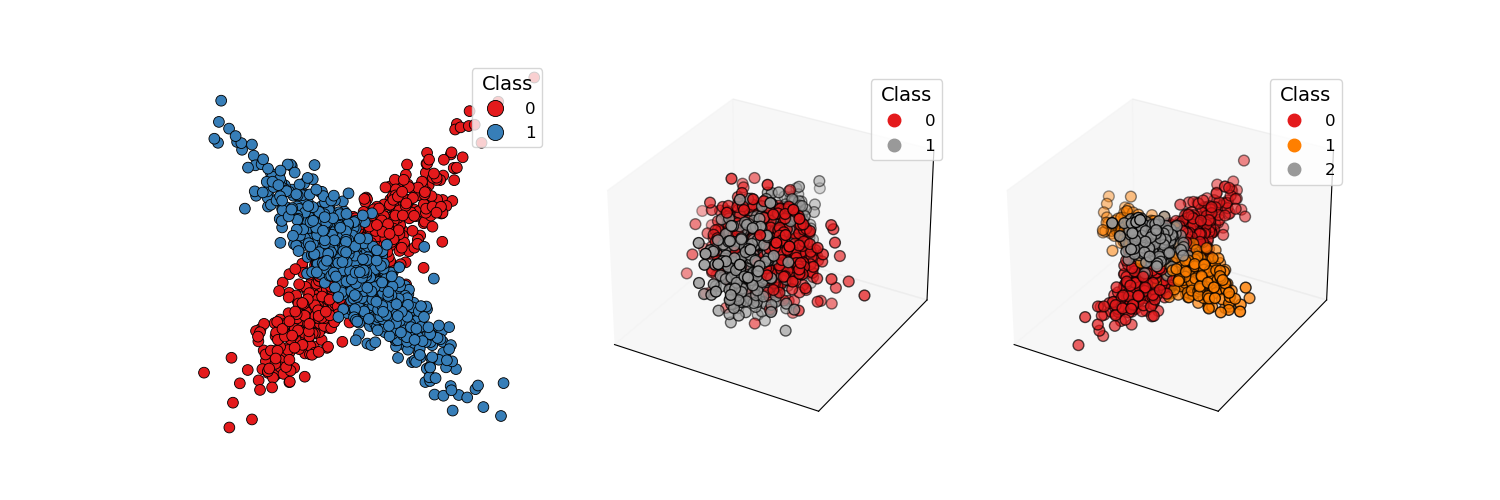

Source code (Python):
import numpy as np
import matplotlib.pyplot as plt
import seaborn as sns
from mpl_toolkits.mplot3d import Axes3D

###############################################################################
# 1. Data Generation Functions
###############################################################################

def generate_2d_dataset(n_samples=1500, random_state=42, width=1.0):
    """
    Generate a 2D synthetic dataset with two classes roughly on lines y=x and y=-x.
    """
    np.random.seed(random_state)
    n_samples_per_class = n_samples // 2

    # Class 1: points around y = x
    t1 = np.random.normal(0, width, n_samples_per_class)
    x1 = t1
    y1 = t1 + np.random.normal(0, 0.5 * width, n_samples_per_class)
    X_class1 = np.vstack((x1, y1)).T

    # Class 2: points around y = -x
    t2 = np.random.normal(0, width, n_samples_per_class)
    x2 = t2
    y2 = -t2 + np.random.normal(0, 0.5 * width, n_samples_per_class)
    X_class2 = np.vstack((x2, y2)).T

    # Combine and label
    X = np.vstack((X_class1, X_class2))
    y = np.array([0] * n_samples_per_class + [1] * n_samples_per_class)

    return X, y

def generate_3d_dataset(n_samples=1500, random_state=42, width=1.0):
    """
    Generate a 3D synthetic dataset with two classes, each distributed along different axes.
    """
    np.random.seed(random_state)
    n_samples_per_class = n_samples // 2

    # Class 1: along x-axis (with some noise)
    x1 = np.random.normal(0, width, n_samples_per_class)
    y1 = np.random.normal(0, 0.5 * width, n_samples_per_class)
    z1 = np.random.normal(0, 0.5 * width, n_samples_per_class)
    X_class1 = np.vstack((x1, y1, z1)).T

    # Class 2: along y-axis (with some noise)
    x2 = np.random.normal(0, 0.5 * width, n_samples_per_class)
    y2 = np.random.normal(0, width, n_samples_per_class)
    z2 = np.random.normal(0, 0.5 * width, n_samples_per_class)
    X_class2 = np.vstack((x2, y2, z2)).T

    # Combine and label
    X = np.vstack((X_class1, X_class2))
    y = np.array([0] * n_samples_per_class + [1] * n_samples_per_class)

    return X, y

def generate_orthogonal_vectors():
    """
    Generate three mutually orthogonal vectors using a Gram-Schmidt-like process.
    """
    np.random.seed(42)
    v1 = np.random.rand(3)
    v1 /= np.linalg.norm(v1)

    v2 = np.random.rand(3)
    v2 -= v1 * np.dot(v2, v1)
    v2 /= np.linalg.norm(v2)

    v3 = np.random.rand(3)
    v3 -= (v1 * np.dot(v3, v1) + v2 * np.dot(v3, v2))
    v3 /= np.linalg.norm(v3)

    return v1, v2, v3

def generate_3d_3c_dataset(n_samples=3000, random_state=42, width=1.0):
    """
    Generate a 3D synthetic dataset with three classes along three orthogonal directions.
    """
    np.random.seed(random_state)
    n_samples_per_class = n_samples // 3

    # Get three orthogonal vectors
    v1, v2, v3 = generate_orthogonal_vectors()

    # Class 1 along v1
    t1 = np.random.normal(0, width, n_samples_per_class)
    X_class1 = np.outer(t1, v1) + np.random.normal(0, 0.3 * width, (n_samples_per_class, 3))

    # Class 2 along v2
    t2 = np.random.normal(0, width, n_samples_per_class)
    X_class2 = np.outer(t2, v2) + np.random.normal(0, 0.3 * width, (n_samples_per_class, 3))

    # Class 3 along v3
    t3 = np.random.normal(0, width, n_samples_per_class)
    X_class3 = np.outer(t3, v3) + np.random.normal(0, 0.3 * width, (n_samples_per_class, 3))

    # Combine and label
    X = np.vstack((X_class1, X_class2, X_class3))
    y = np.array([0] * n_samples_per_class + [1] * n_samples_per_class + [2] * n_samples_per_class)

    return X, y

###############################################################################
# 2. Generate the Datasets
###############################################################################

X_2d, y_2d = generate_2d_dataset()
X_3d, y_3d = generate_3d_dataset()
X_3d_3c, y_3d_3c = generate_3d_3c_dataset()

###############################################################################
# 3. Plotting with "Ball-Like" Markers (Circles)
###############################################################################

# Create a figure with three subplots side by side
fig = plt.figure(figsize=(15, 5))

# ---------------------------
# Subplot 1: 2D Dataset
# ---------------------------
ax1 = fig.add_subplot(131)
sns.scatterplot(
    x=X_2d[:, 0],
    y=X_2d[:, 1],
    hue=y_2d,
    palette='Set1',
    edgecolor='k',
    s=60,
    marker='o',
    ax=ax1,
    legend='brief'
)
ax1.set_xticks([])
ax1.set_yticks([])
ax1.set_frame_on(False)  # 2D axes support set_frame_on
ax1.legend(title="Class", loc="upper right", markerscale=1.5, fontsize=12, title_fontsize=14)

# ---------------------------
# Subplot 2: 3D Dataset (2 classes)
# ---------------------------
ax2 = fig.add_subplot(132, projection='3d')
scatter_2d = ax2.scatter(
    X_3d[:, 0],
    X_3d[:, 1],
    X_3d[:, 2],
    c=y_3d,
    cmap='Set1',
    edgecolor='k',
    s=60,
    marker='o'
)
ax2.set_xticks([])
ax2.set_yticks([])
ax2.set_zticks([])

# In 3D, set_frame_on(False) is not supported, so omit it.
# Instead, we can hide the 3D panes if desired:
ax2.xaxis.pane.set_visible(False)
ax2.yaxis.pane.set_visible(False)
ax2.zaxis.pane.set_visible(False)

ax2.dist = 8  # Zoom factor for 3D
legend2d = ax2.legend(
    *scatter_2d.legend_elements(),
    title="Class",
    loc="upper right",
    markerscale=1.5,
    fontsize=12,
    title_fontsize=14
)

# ---------------------------
# Subplot 3: 3D Dataset (3 classes)
# ---------------------------
ax3 = fig.add_subplot(133, projection='3d')
scatter_3d = ax3.scatter(
    X_3d_3c[:, 0],
    X_3d_3c[:, 1],
    X_3d_3c[:, 2],
    c=y_3d_3c,
    cmap='Set1',
    edgecolor='k',
    s=60,
    marker='o'
)
ax3.set_xticks([])
ax3.set_yticks([])
ax3.set_zticks([])

# Hide 3D panes here as well
ax3.xaxis.pane.set_visible(False)
ax3.yaxis.pane.set_visible(False)
ax3.zaxis.pane.set_visible(False)

ax3.dist = 8  # Keep zoom factor consistent
legend3d = ax3.legend(
    *scatter_3d.legend_elements(),
    title="Class",
    loc="upper right",
    markerscale=1.5,
    fontsize=12,
    title_fontsize=14
)

plt.subplots_adjust(wspace=0.1, hspace=0)
plt.show()
